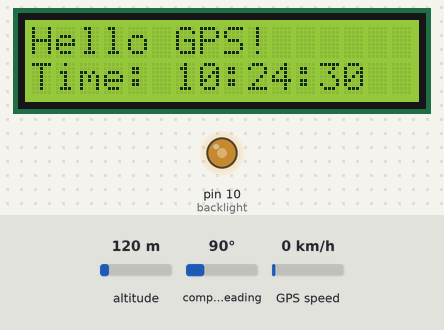
The sketch below on a simulated Arduino Uno, built with avr-gcc and run on an emulated ATmega328P. On the bench: 16×2 character LCD, output pins drawn as LEDs (lit = HIGH). Inputs (shaded band) come from the test bench; at power-on: altitude 120 m, compass heading 90°, GPS speed 0 km/h. The GPS gets a fix after 3 s at 37.7749, -122.4194 with 8 satellites.

Above: at 0.1 s.
At 4.2 s:
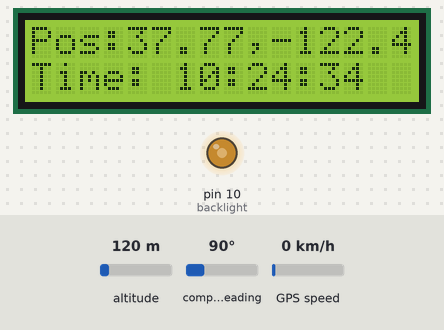
At 9.2 s:
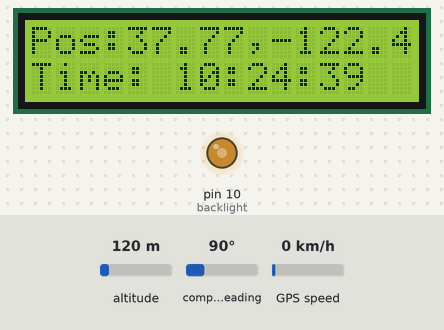
At 19.2 s:
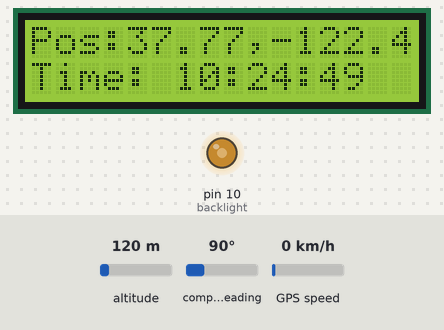
At 28.2 s:
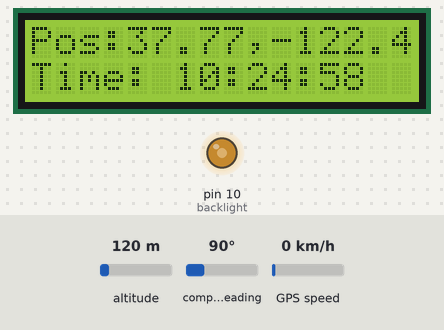
At 38.2 s:
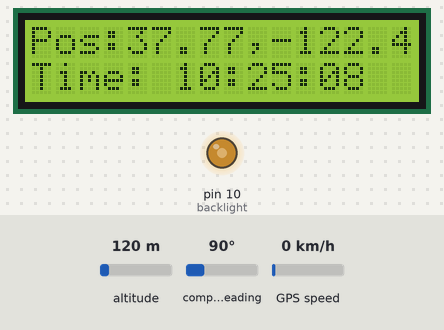

The sketch:

GpsTest.ino
```cpp
/*
 * Ublox GPS Test
 *
 * Arduino Due, LCD shield and Ublox GPS on Software Serial
 */
#include <LiquidCrystal.h>
#include <SoftwareSerial.h>
#include <TinyGPS++.h>


// initialize the library with the numbers of the interface pins
LiquidCrystal lcd(8,9,4,5,6,7);
const int backlight = 10;
const int buttonsPin = A0;

// The TinyGPS++ object
TinyGPSPlus gps;

// The serial connection to the GPS device
SoftwareSerial ss(3, 2);


void setup() {
  // initialize serial communication at 115200 bits per second:
  Serial.begin(115200);
  ss.begin(9600);

  // set up the LCD's number of columns and rows:
  lcd.begin(16, 2);
  pinMode(backlight, OUTPUT);
  pinMode(buttonsPin, INPUT);
  analogWrite(backlight, 127);

  lcd.setCursor(0,0);
  lcd.write("Hello GPS!");
  lcd.setCursor(0,1);
  lcd.write("Searching...");
}

void loop() {
  // Feed the GPS data from Serial into the TinyGPS library
  while (ss.available() > 0) {
    if (gps.encode(ss.read())) {
      displayInfo();
    }
  }

  if (millis() > 5000 && gps.charsProcessed() < 10)
  {
    lcd.clear();
    lcd.setCursor(0,0);
    lcd.write("No GPS detected!");
    while(true);
  }
}

void displayInfo()
{
  // Location
  if (gps.location.isValid())
  {
    lcd.setCursor(0,0);
    lcd.write("Pos:");
    lcd.print(gps.location.lat(), 2);
    lcd.write(",");
    lcd.print(gps.location.lng(), 2);
  }

  // Time
  if (gps.time.isValid())
  {
    lcd.setCursor(0,1);
    lcd.write("Time: ");
    if (gps.time.hour() < 10) lcd.write("0");
    lcd.print(gps.time.hour());
    lcd.write(":");
    if (gps.time.minute() < 10) lcd.write("0");
    lcd.print(gps.time.minute());
    lcd.write(":");
    if (gps.time.second() < 10) lcd.write("0");
    lcd.print(gps.time.second());
  }

}
```

Measured:
- what the display in image 1 shows lasts 1.0 s, from 4.1 s to 5.1 s
